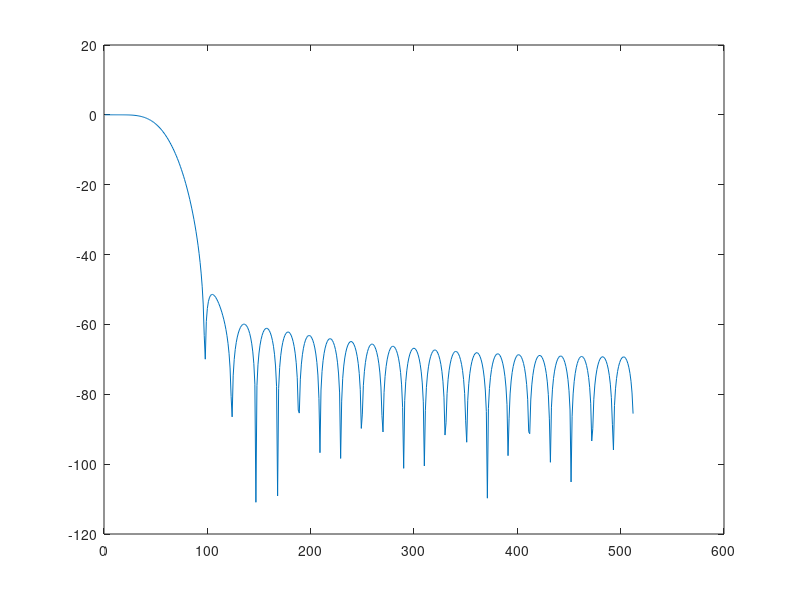
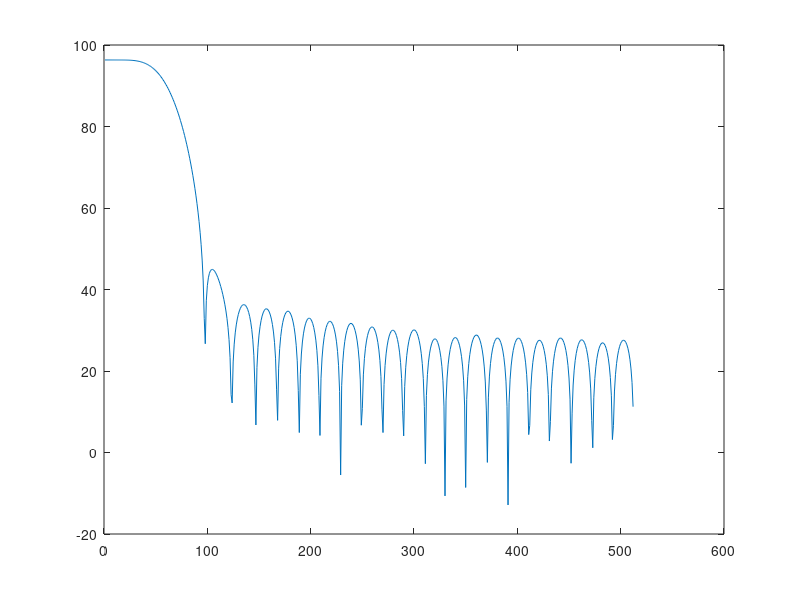

MATLAB code to generate these figures, in order:
clear all;
close all;
clc;

%Parameters
nb_taps=49;
nb_quant=2^14;
cut_off=0.125;

%VHDL parameters
filename='top.vhd';
data_in_bus_size=12;
data_out_bus_size=12;
taps_size=log2(nb_quant);

%calculate Filter
f = [0 cut_off cut_off 1];
mhi = [1 1 0 0];
taps_ideal = fir2(nb_taps,f,mhi);

%ideal
h_ideal=freqz(taps_ideal,1,512);
h_ideal_dB=20*log10(abs(h_ideal));

%Quantified
compensate=71692.000000 / 65536.000000 ; %Here apply value from quant_taps_correct when compensate at 1
taps_quant= round( [ (nb_quant/2-1) / max(taps_ideal) * taps_ideal/compensate] );
h_quant=freqz(taps_quant,1,512);
h_quant_dB=20*log10(abs(h_quant));

%Identify the gain
quant_gain_lin=10^(max(h_quant_dB)/20);
quant_gain_log2=log2(quant_gain_lin);
quant_gain_lin_floor=2^floor(quant_gain_log2);
quant_taps_correct=quant_gain_lin/quant_gain_lin_floor;

%Display
figure(1);
plot(h_ideal_dB);
figure(2);
plot(h_quant_dB);

%Generate taps
##fid = fopen('taps.txt','w');
##for k=1:length(taps_quant)
##  fprintf(fid,'taps(%d) <= to_signed(%d,%d);\n',k-1,taps_quant(k),log2(nb_quant));
##end
##
##fclose(fid);

%----------------------------------------------------------
% Generate VHDL
%----------------------------------------------------------
fid=fopen(filename,'w');

fprintf(fid,'library IEEE;                                                                                            \n');
fprintf(fid,'use IEEE.std_logic_1164.all;                                                                             \n');
fprintf(fid,'use IEEE.numeric_std.all;                                                                                \n');
fprintf(fid,'use     ieee.math_real.all;                                                                              \n');
fprintf(fid,'                                                                                                         \n');
fprintf(fid,'entity top is                                                                                            \n');
fprintf(fid,' port (                                                                                                  \n');
fprintf(fid,'            clk             : in std_logic;                                                              \n');
fprintf(fid,'                                                                                                         \n');
fprintf(fid,'            data_in         : in std_logic_vector(%d downto 0);                                          \n',data_in_bus_size-1);
fprintf(fid,'            data_in_en      : in std_logic;                                                              \n');
fprintf(fid,'                                                                                                         \n');
fprintf(fid,'			data_out		: out std_logic_vector(%d downto 0);                                          \n',data_out_bus_size-1);
fprintf(fid,'			data_out_en		: out std_logic                                                               \n');
fprintf(fid,'                                                                                                         \n');
fprintf(fid,' );                                                                                                      \n');
fprintf(fid,'end entity top;                                                                                          \n');
fprintf(fid,'                                                                                                         \n');
fprintf(fid,'architecture rtl of top is                                                                               \n');
fprintf(fid,'                                                                                                         \n');
fprintf(fid,'                                                                                                         \n');
fprintf(fid,'                                                                                                         \n');
fprintf(fid,'constant nb_taps                        : integer:=%d;                                                   \n',length(taps_quant));
fprintf(fid,'type taps_type                          is array (0 to nb_taps-1) of signed(%d downto 0);                \n',taps_size-1);
fprintf(fid,'signal taps                             : taps_type;                                                     \n');
fprintf(fid,'type fir_reg_type                       is array (0 to nb_taps-1) of signed(%d downto 0);                \n',data_in_bus_size-1);
fprintf(fid,'signal fir_reg                          : fir_reg_type:=(others=>(others=>''0''));                        \n');

for k=1:length(taps_quant)
  fprintf(fid,'signal fir_reg_d%d                          : fir_reg_type:=(others=>(others=>''0''));                        \n',k);
end

fprintf(fid,'type taps_x_fir_reg_type                is array (0 to nb_taps-1) of signed(%d downto 0);                \n',data_in_bus_size+taps_size-1);
fprintf(fid,'signal taps_x_fir_reg                   : taps_x_fir_reg_type;                                           \n');
fprintf(fid,'                                                                                                         \n');
fprintf(fid,'                                                                                                         \n');
fprintf(fid,'                                                                                                         \n');
fprintf(fid,'type taps_x_fir_reg_accu_type           is array (0 to nb_taps) of signed(63 downto 0);                  \n');
fprintf(fid,'signal taps_x_fir_reg_accu              : taps_x_fir_reg_accu_type:=(others=>(others=>''0'')); \n');
fprintf(fid,'signal taps_x_fir_reg_accu_en           : std_logic_vector(nb_taps-1 downto 0);                          \n');  
fprintf(fid,'                                                                                                         \n');
fprintf(fid,'                                                                                                         \n');
fprintf(fid,'                                                                                                         \n');
fprintf(fid,'signal data_in_en_r1               : std_logic;                                                          \n');
fprintf(fid,'signal data_in_en_r2               : std_logic;                                                          \n');
fprintf(fid,'signal data_in_en_r3               : std_logic;                                                          \n');
fprintf(fid,'signal data_out_prepare            : std_logic_vector(%d downto 0);                                      \n',data_out_bus_size-1);
fprintf(fid,'signal data_out_prepare_en         : std_logic;                                                          \n');
fprintf(fid,'                                                                                                         \n');
fprintf(fid,'begin                                                                                                    \n');
fprintf(fid,'                                                                                                         \n');
fprintf(fid,'                                                                                                         \n');
fprintf(fid,'                                                                                                         \n');
fprintf(fid,'    ------------------------------------------                                                           \n');
fprintf(fid,'    -- Fir implementation                                                                                \n');
fprintf(fid,'    ------------------------------------------                                                           \n');
fprintf(fid,'    process(clk)                                                                                         \n');
fprintf(fid,'    variable v_round : signed(1 downto 0);                                                               \n');
fprintf(fid,'    begin                                                                                                \n');
fprintf(fid,'                                                                                                         \n');
fprintf(fid,'        if rising_edge(clk) then                                                                         \n');
fprintf(fid,'                                                                                                         \n');
fprintf(fid,'            --shift registers                                                                            \n');
fprintf(fid,'            if data_in_en=''1'' then                                                                     \n');
fprintf(fid,'                fir_reg(0) <= signed(data_in);                                                           \n');
fprintf(fid,'                for I in 1 to nb_taps-1 loop                                                             \n');
fprintf(fid,'                       fir_reg(I) <= fir_reg(I-1);                                                       \n');
fprintf(fid,'                    end loop;                                                                            \n');
fprintf(fid,'            end if;                                                                                      \n');
fprintf(fid,'            data_in_en_r1 <= data_in_en;                                                                 \n');
fprintf(fid,'            data_in_en_r2 <= data_in_en_r1;                                                                 \n');
fprintf(fid,'                                                                                                         \n');
fprintf(fid,'            --multiply                                                                                   \n');
fprintf(fid,'            --First tap                                                                                  \n');
fprintf(fid,'            taps_x_fir_reg_accu(0) <= resize(fir_reg(0) *  taps(0),64);                                  \n');
fprintf(fid,'            fir_reg_d1 <= fir_reg;                                                                       \n');
fprintf(fid,'            taps_x_fir_reg_accu_en(0)<= data_in_en_r2;                                                   \n');                          

fprintf(fid,'                                                                                                         \n');

for k=2:length(taps_quant)
  fprintf(fid,'            fir_reg_d%d <= fir_reg_d%d;                                                                 \n',k,k-1);
  fprintf(fid,'            taps_x_fir_reg(%d)           <= fir_reg_d%d(%d) *  taps(%d);                                                 \n',k-1,k-1,k-1,k-1);
  fprintf(fid,'            taps_x_fir_reg_accu(%d)      <= taps_x_fir_reg(%d) + taps_x_fir_reg_accu(%d);                                    \n',k-1,k-1,k-2);
  fprintf(fid,'            taps_x_fir_reg_accu_en(%d)   <= taps_x_fir_reg_accu_en(%d);                                  \n',k-1,k-2);
  fprintf(fid,'                                                                                                         \n');
end

fprintf(fid,'                                                                                                         \n');
fprintf(fid,'            v_round := ''0'' & taps_x_fir_reg_accu(%d)(%d);                                                     \n',k-1,quant_gain_log2-1);
fprintf(fid,'            data_out_prepare <= std_logic_vector(taps_x_fir_reg_accu(%d)(%d downto %d) + v_round);                                                                         \n',k-1,quant_gain_log2+data_out_bus_size-1,quant_gain_log2);
fprintf(fid,'            data_out_prepare_en <= taps_x_fir_reg_accu_en(%d);--;                                                    \n\n',k-1);
fprintf(fid,'                                                                                                         \n');
fprintf(fid,'       end if;                                                                                           \n');
fprintf(fid,'                                                                                                         \n');
fprintf(fid,'    end process;                                                                                         \n');
fprintf(fid,'                                                                                                         \n');
fprintf(fid,'                                                                                                         \n');
fprintf(fid,'                                                                                                         \n');
fprintf(fid,' data_out     <= data_out_prepare;                                                                       \n');
fprintf(fid,' data_out_en  <= data_out_prepare_en;                                                                    \n');
fprintf(fid,'                                                                                                         \n');
fprintf(fid,'                                                                                                         \n');
fprintf(fid,'                                                                                                         \n');

%Prints taps to the file
for k=1:length(taps_quant)
  fprintf(fid,' taps(%d) <= to_signed(%d,%d);\n',k-1,taps_quant(k),log2(nb_quant));
end;

%End RTL
fprintf(fid,'                                                                                                         \n');
fprintf(fid,'                                                                                                         \n');
fprintf(fid,'                                                                                                         \n');
fprintf(fid,' end rtl;                                                                                                \n');

fclose(fid);

fprintf('!!!!!!! Check that everything is ok with gain !!!!!!!!!!!!!\n');
fprintf('%f / %f\n', quant_gain_lin,quant_gain_lin_floor);
fprintf('\n');

if mod(length(taps_ideal),2)==1
  fprintf('!!!!!!! Error, the number of taps is odd !!!!!!!!!!!!!\n');
end
